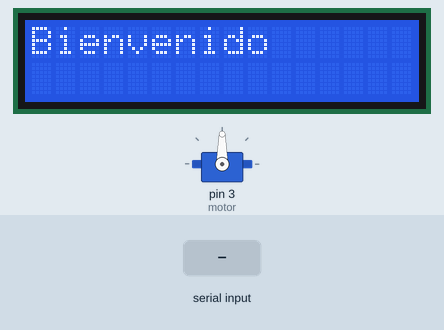
Recording of a sketch running on a simulated Arduino Uno, built with avr-gcc and run on an emulated ATmega328P. On the bench: 16×2 character LCD, servo. The test bench sets the inputs (shaded band). What the sketch prints to the serial monitor is not drawn.

Above: at 0.1 s.
3.3 s: "1234\n" received over Serial
At 4.0 s:
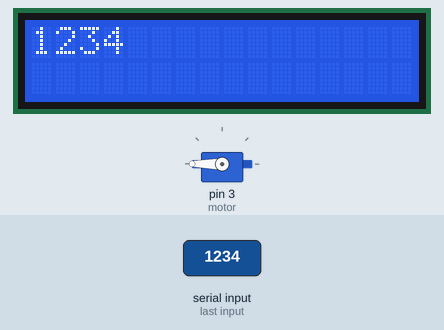
At 9.8 s:
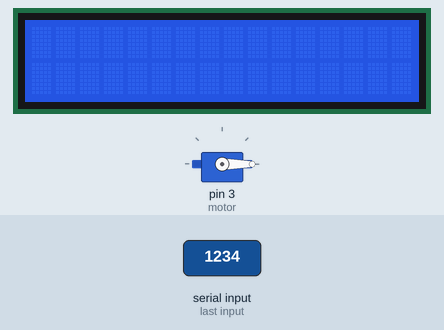
Timing chart, 0 to 11.0 s (numbered marks = the images above; inputs shaded):
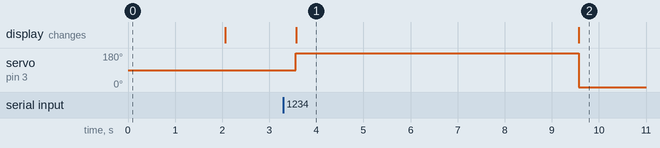

The sketch:

ServoSerial.ino
```cpp
#include <Servo.h>
#include <LiquidCrystal.h>


int cosa;
int c1 = 1234;
int c2 = 2341;
int c3 = 3412;
int c4 = 4123;
int c5 = 56789;
Servo motor;
LiquidCrystal lcd(8,9,4,5,6,7);


void setup(){
  Serial.begin(9600);
  Serial.println("Bienvenido");
  lcd.begin(16, 2);
  lcd.setCursor(0,0);
  lcd.print("Bienvenido");

  motor.attach(3);
  delay(2000);
  lcd.clear();
}

void loop(){


  delay(500);

   if(Serial.available()>0){

     Serial.println("Introduzca la contra: ");

//     cosa = Serial.read();
     int c = Serial.parseInt();
     switch (c){
       case 1234: c=c1;
               motor.write(180);
               lcd.setCursor(0,0);
               lcd.print(c);
               delay(6000);
               motor.write(0);
               Serial.println(c);


               lcd.clear();

               break;

      case 2341:   c=c2;
               motor.write(180);
               lcd.setCursor(0,0);
               lcd.print(c);
               delay(6000);
               Serial.println(c);
               lcd.clear();
               break;


       case 3412:   c=c3;
               motor.write(180);
               lcd.setCursor(0,0);
               lcd.print(c);
               delay(6000);
               Serial.println(c);
               lcd.clear();
               break;


        case 4123:   c=c4;
               motor.write(180);
               lcd.setCursor(0,0);
               lcd.print(c);
               delay(6000);
               Serial.println(c);
               lcd.clear();
               break;


        case 56789:   c=c5;
               motor.write(180);
               lcd.setCursor(0,0);
               lcd.print(c);
               delay(6000);
               Serial.println(c);
               lcd.clear();
               break;


     }

   }
}
```

Measured:
- after the input at 3.3 s, servo on pin 3 (motor): 90° → 180° after 0.27 s, → 0° 6.0 s later; the display: changes after 0.27 s (image 1)
- what the display in image 1 shows lasts 6.0 s, from 3.6 s to 9.6 s
